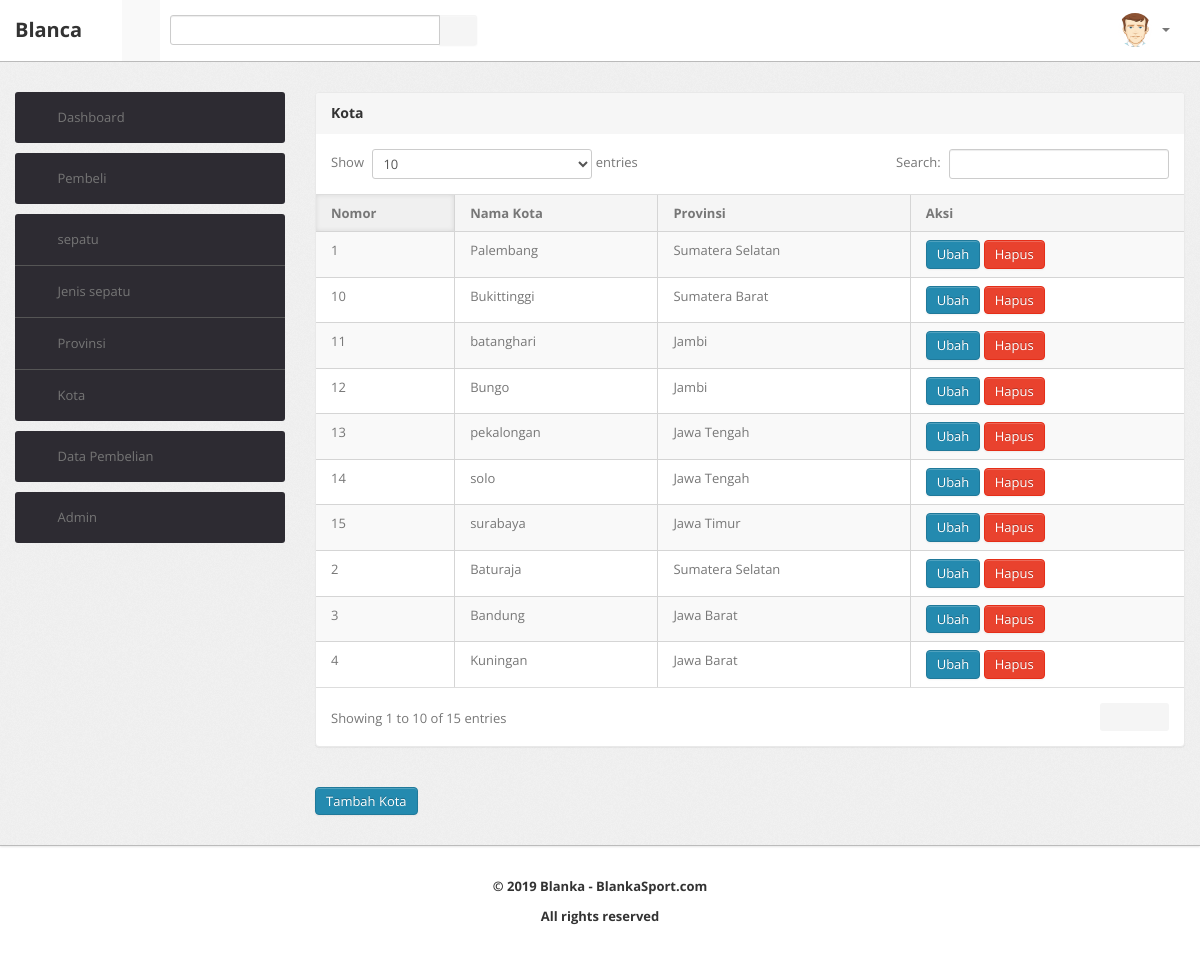
/sepatu/admin1/index1.php?page=kota, run on the app's committed database.
### tables this page shows
CREATE TABLE `kota` (
  `id_kota` varchar(5) NOT NULL,
  `id_provinsi` varchar(10) NOT NULL,
  `nama_kota` varchar(11) NOT NULL
);

CREATE TABLE `provinsi` (
  `id_provinsi` varchar(10) NOT NULL,
  `nama_provinsi` varchar(20) NOT NULL
);

### sepatu/admin1/kota.php (the view)
<div class="span9">
	<div class="content">
		<div class="module">
			<div class="module-head">
				<h3>Kota</h3>
			</div>
			<div class="module-body table">
				<table cellpadding="0" cellspacing="0" border="0" class="datatable-1 table table-bordered table-striped	 display" width="100%">
					<thead>
						<tr>
							<th>Nomor</th>
							<th>Nama Kota</th>
							<th>Provinsi</th>
							<th>Aksi</th>
						</tr>
					</thead>
					<tbody>
							<?php $nomor=1;?>
							<?php $ambil=$koneksi->query(" SELECT * FROM kota join provinsi on kota.id_provinsi=provinsi.id_provinsi "); ?>
							<?php while ($pecah=$ambil->fetch_assoc()) {?>
							<tr>
								<td><?php echo $nomor;?></td>
								<td><?php echo $pecah['nama_kota'];?></td>
								<td><?php echo $pecah['nama_provinsi'];?></td>
								<td>
									<a href="index1.php?page=ubah_kota&id=<?php echo $pecah['id_kota'];?>"class="btn btn-primary">Ubah</a>
									<a href="index1.php?page=hapus_kota&id=<?php echo $pecah['id_kota'];?>" onclick="return confirm('Apakah Anda yakin ingin menghapus data ini?')" class="btn btn-danger">Hapus</a>
								</td>
							</tr>
							<?php $nomor++;?>
							<?php } ?>
					</tbody>
				</table>
			</div>
		</div>
	<br />
	</div>
	<a href="index1.php?page=tambah_kota" class="btn btn-primary"> Tambah Kota </a>
</div>

### sepatu/admin1/hearder.php (shortened to what this page needs)
<!DOCTYPE html>
<html lang="en">
<head>
    <head>
        <link type="text/css" href="bootstrap/css/bootstrap.min.css" rel="stylesheet">
        <link type="text/css" href="bootstrap/css/bootstrap-responsive.min.css" rel="stylesheet">
        <link type="text/css" href="css/theme.css" rel="stylesheet">
        <link type="text/css" href="images/icons/css/font-awesome.css" rel="stylesheet">
    </head>
    <body>
        <div class="navbar navbar-fixed-top">
            <div class="navbar-inner">
                <div class="container">
                        <a class="brand" href="index1.php?page=index">Blanca</a>
                    <div class="nav-collapse collapse navbar-inverse-collapse">
                        <ul class="nav nav-icons">
                            <li class="active"><a href="#"><i class="icon-envelope"></i></a></li>
                        </ul>
                        <form class="navbar-search pull-left input-append" action="#">
                        <input type="text" class="span3">
                        <button class="btn" type="button">
                            <i class="icon-search"></i>
                        </button>
                        </form>
                        <ul class="nav pull-right">
                            <li class="nav-user dropdown"><a href="#" class="dropdown-toggle" data-toggle="dropdown">
                                <img src="images/user.png" class="nav-avatar" />
                                <b class="caret"></b></a>
                            </li>
                        </ul>
                    </div>
                </div>
            </div>
        </div>
        <div class="wrapper">
            <div class="container">
                <div class="row">
                    <div class="span3">
                        <div class="sidebar">
                            <ul class="widget widget-menu unstyled">
                                <li class="active"><a href="index1.php?page=index""><i class="menu-icon icon-dashboard"></i>Dashboard
                                </a></li>
                            </ul>
                            <ul class="widget widget-menu unstyled">
                                <li><a href="index1.php?page=pembeli"><i class="menu-icon icon-table"></i>Pembeli </a></li>
                            </ul>
							<ul class="widget widget-menu unstyled">
                                <li><a href="index1.php?page=sepatu"><i class="menu-icon icon-table"></i>sepatu </a></li>
								<li><a href="index1.php?page=jenissepatu"><i class="menu-icon icon-table"></i>Jenis sepatu </a></li>
								<li><a href="index1.php?page=provinsi"><i class="menu-icon icon-table"></i>Provinsi</a></li>
								<li><a href="index1.php?page=kota"><i class="menu-icon icon-table"></i>Kota</a></li>
                            </ul>
							<ul class="widget widget-menu unstyled">
                                <li><a href="index1.php?page=datajual"><i class="menu-icon icon-table"></i>Data Pembelian </a></li>
                            </ul>
                            <ul class="widget widget-menu unstyled">
                                <li><a href="index1.php?page=admin"><i class="menu-icon icon-signout"></i>Admin </a></li>
                            </ul>
                        </div>
                    </div>

### sepatu/admin1/index1.php (shortened to what this page needs)
<?php include "hearder.php" ?>
							<section>
							<?php
								if(isset($_GET['page'])) {
									if($_GET['page']=='pembeli') {
									include "pembeli.php"; }
									elseif($_GET['page']=='sepatu') {
									include "sepatu.php";}
									elseif($_GET['page']=='jenissepatu') {
									include "jenissepatu.php";}
									elseif($_GET['page']=='datajual') {
									include "data_penjualan.php";}
									elseif($_GET['page']=='Detail') {
									include "detailbeli.php";}
									elseif($_GET['page']=='tambah_sepatu') {
									include "tambahsepatu.php";}
									elseif($_GET['page']=='tambah_jenissepatu') {
									include "tambah_jenissepatu.php";}
									elseif($_GET['page']=='ubah_jenissepatu') {
									include "ubah_jenissepatu.php";}
									elseif($_GET['page']=='hapus_jenissepatu') {
									include "hapus_jenissepatu.php";}
									elseif($_GET['page']=='hapus_pembeli') {
									include "hapus_pembeli.php";}
									elseif($_GET['page']=='all_admin') {
									include "all_admin.php";}
									elseif($_GET['page']=='hapus_sepatu') {
									include "hapus_sepatu.php";}
									elseif($_GET['page']=='ubah_sepatu') {
									include "ubah_sepatu.php";}
									elseif($_GET['page']=='index') {
									include "index.php";}
									elseif($_GET['page']=='admin') {
									include "admin.php";}
									elseif($_GET['page']=='tambahadmin') {
									include "tambahadmin.php";}
									elseif($_GET['page']=='editadmin') {
									include "editadmin.php";}
									elseif($_GET['page']=='hapusadmin') {
									include "hapusadmin.php";}
									elseif($_GET['page']=='profile') {
									include "profile.php";}
									elseif($_GET['page']=='editprofil') {
									include "editprofil.php";}
									elseif($_GET['page']=='kota') {
									include "kota.php";}
									elseif($_GET['page']=='tambah_kota') {
									include "tambah_kota.php";}
									elseif($_GET['page']=='ubah_kota') {
									include "ubah_kota.php";}
									elseif($_GET['page']=='hapus_kota') {
									include "hapus_kota.php";}
									elseif($_GET['page']=='provinsi') {
									include "provinsi.php";}
									elseif($_GET['page']=='tambah_provinsi') {
									include "tambah_provinsi.php";}
									elseif($_GET['page']=='ubah_provinsi') {
									include "ubah_provinsi.php";}
									elseif($_GET['page']=='hapus_provinsi') {
									include "hapus_provinsi.php";}
								}
								else {
									include "index.php";
								}
								?>
							</section>
                           			<?php include "footer.php" ?>

### sepatu/admin1/footer.php (shortened to what this page needs)
</div>
</div>
</div>
<div class="footer">
        <div class="container">
            <b class="copyright"> <h5 align="center"> &copy; 2019 	Blanka - BlankaSport.com</h5></b>
    <h5 align="center"> All rights reserved </h5>
        </div>
    </div>
</body>

### data on the page
kota: nama_kota "Palembang", id_provinsi.nama_provinsi "Sumatera Selatan"
kota: nama_kota "Baturaja", id_provinsi.nama_provinsi "Sumatera Selatan"
kota: nama_kota "Bandung", id_provinsi.nama_provinsi "Jawa Barat"
kota: nama_kota "Kuningan", id_provinsi.nama_provinsi "Jawa Barat"
kota: nama_kota "Bukittinggi", id_provinsi.nama_provinsi "Sumatera Barat"
kota: nama_kota "batanghari", id_provinsi.nama_provinsi "Jambi"
kota: nama_kota "Bungo", id_provinsi.nama_provinsi "Jambi"
kota: nama_kota "pekalongan", id_provinsi.nama_provinsi "Jawa Tengah"
kota: nama_kota "solo", id_provinsi.nama_provinsi "Jawa Tengah"
kota: nama_kota "surabaya", id_provinsi.nama_provinsi "Jawa Timur"
